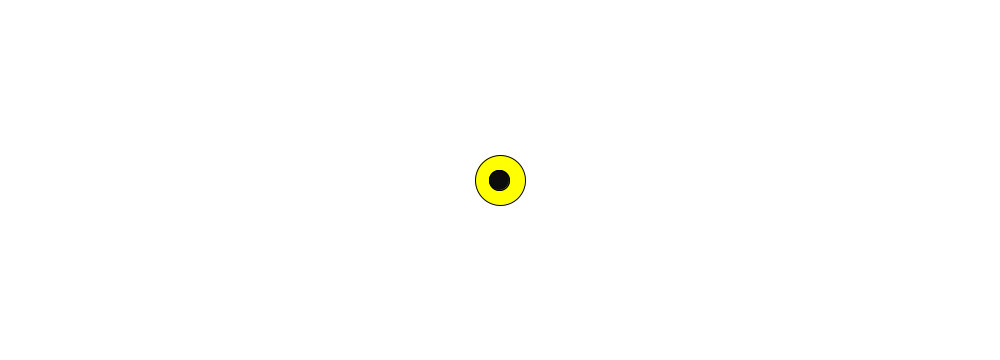
Frame 1 (no input)
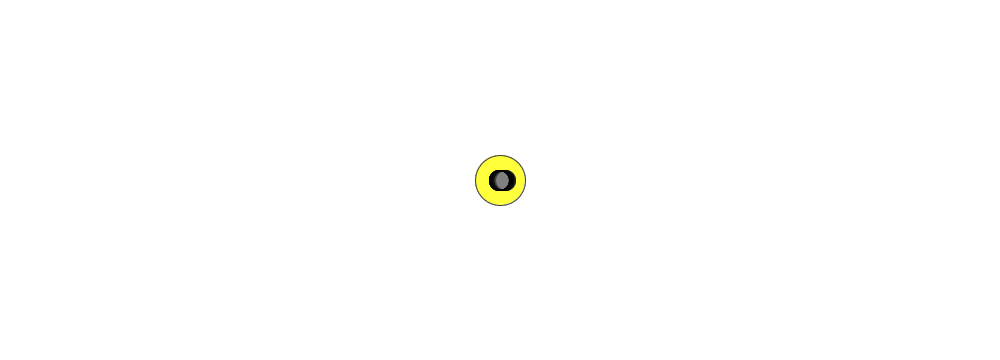
Frame 60 (the mouse pressed at the canvas centre just before this capture)
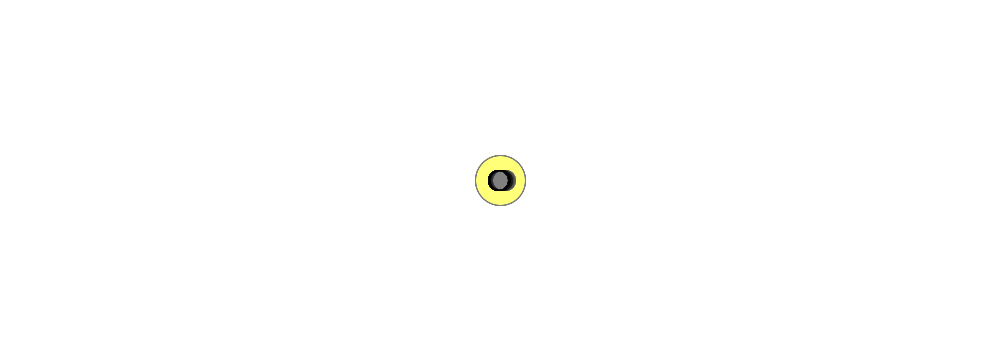
Frame 120 (the mouse held since frame 60 and released just before this capture)

The Processing sketch that drew these frames (run headless with seeded random() and noise(); from frame 60 on, the mouse is pressed at the canvas centre):

// Processing sketch: natureofcode_01randomwalk_memoryeffect
// ── natureofcode_01randomwalk_memoryeffect.pde
/*
nature of code

01. random walke

created 2017.1.22.
by Wool(wool@wool.pe.kr)

reference - Daniel Shiffman, The Nature of Code(2012)
*/
float p = 0.2;
float q = 0.1;
int target_t = 100000;
int t = 0;
int[] x;
int[] memo;
int X_0 = 500;

void setup() {
  size(1000, 360);
  frameRate(30);
  
  ellipseMode(CENTER);
  x = new int[target_t+100];
  memo = new int[target_t+100];
  x[0] = X_0;
  println(x[0]);
  float r = random(1);
  if( r < q ) {
    memo[0] = +1;
  }
  else {
    memo[0] = -1;
  }
  x[0] = X_0 + memo[0];
  println(t, r,  memo[0], x[t]);
  t++;
  
  r = random(1);
  int rr = (int)random(0,2);
  if( r < p  ) {
    memo[1] = memo[rr];
  }
  else {
    memo[1] = -memo[rr];
  }
  x[1] = x[0] + memo[1];
  println(t, r, rr, x[t]);
  t++;
  background(255);
  
  fill(255,255,0);
  ellipse(X_0, height/2, 50,50);
  fill(10,10,10);
  ellipse(x[0],height/2, 20,20);
  //ellipse(x[1],height/2, 20,20);
}

void draw() {
    noStroke();
    fill(255,1);
    rect(0,0,width,height);

    float r = random(1);
    int rr = (int)random(0, t);
    
    
    if( r < p ) {
      memo[t] = memo[rr];
    }
    else {
      memo[t] = -memo[rr];
    }
    x[t] = x[t-1] + memo[t];
    println(t, r, rr, x[t]);
    
    
    //delay(500);
    stroke(0);
    //point(x,y);
    ellipse(x[t],height/2,20,20);
    t++;
}
